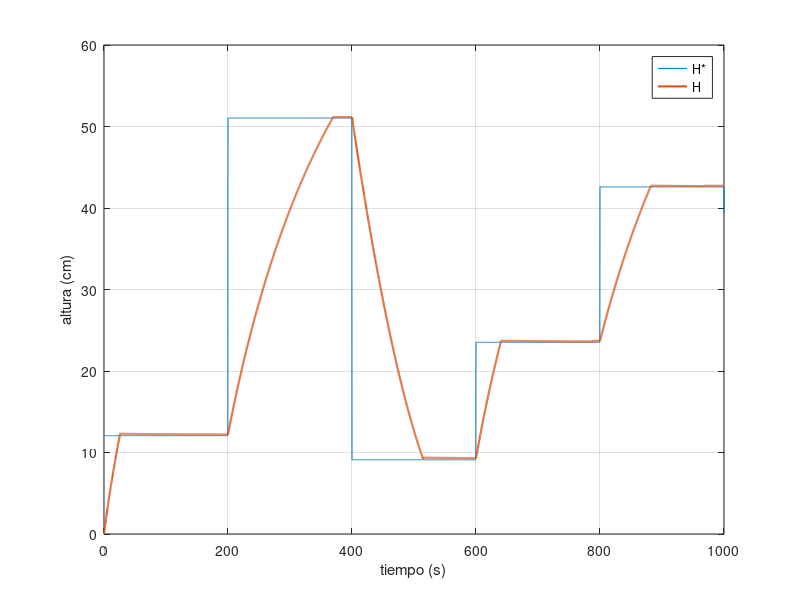
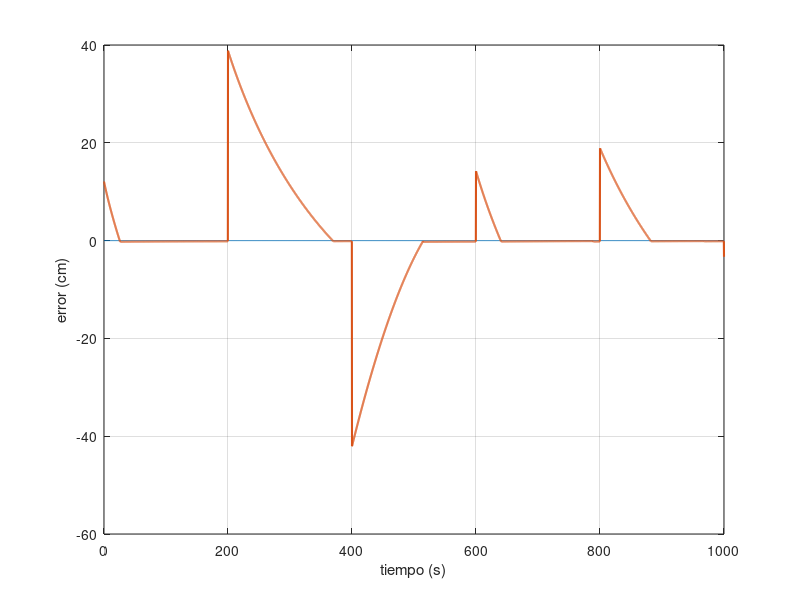
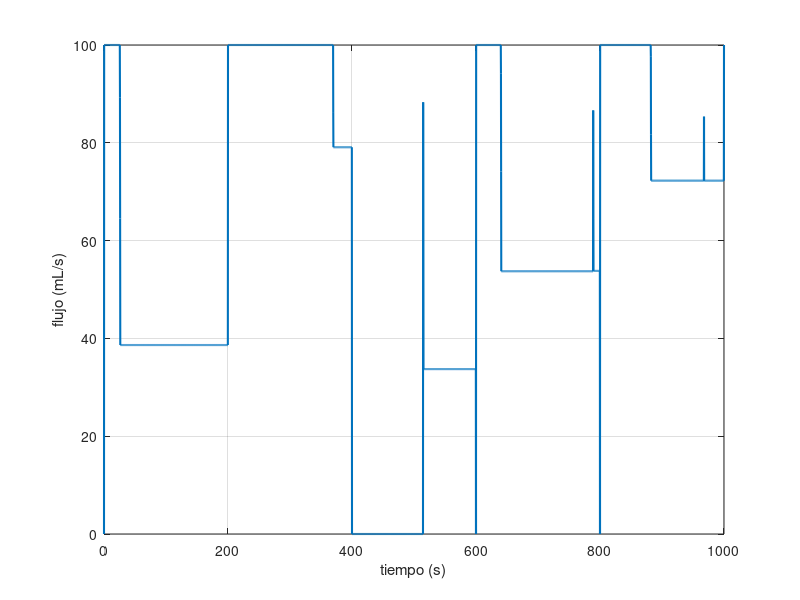

Here is the MATLAB script that generated these plots, in order:

clear all;

load("altura.mat");
load("error.mat");
load("flujo.mat");

figure(1)
plot(altura(1,:), altura(2,:)*100, altura(1,:), altura(3,:)*100, 'linewidth', 1.5);
grid on;
xlabel('tiempo (s)');
ylabel('altura (cm)');
legend('H*', 'H');

figure(2)
plot(error(1,:), zeros(size(error(1,:))), error(1,:), error(2,:)*100, 'linewidth', 1.5);
grid on;
xlabel('tiempo (s)');
ylabel('error (cm)');

figure(3)
plot(flujo(1,:), flujo(2,:)*1000, 'linewidth',1.5);
grid on;
xlabel('tiempo (s)');
ylabel('flujo (mL/s)');

